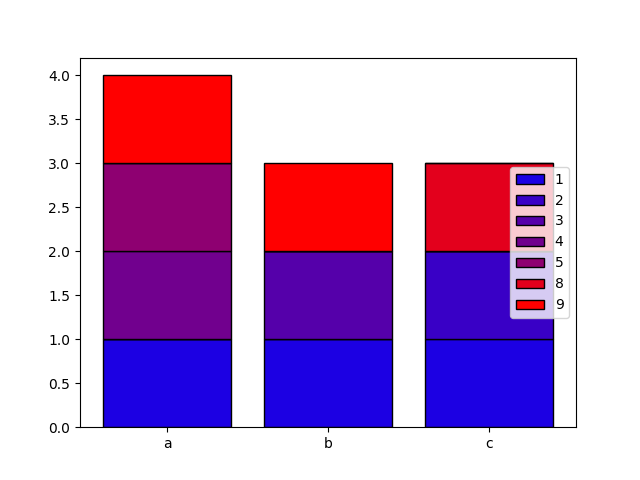

Reproduce this figure in Python.
import matplotlib.pyplot as plt
x = ["a", "b", "c"]

a = [1, 5, 4, 9]
b = [1, 3, 9]
c = [1, 2, 8]
nodelist = [a,b,c]
sum_node = a + b + c
sum_node.sort()
print(sum_node)
print(list(set(sum_node)))
sum_node = list(set(sum_node))
max_node = max(sum_node)
count = []
for i in range(len(sum_node)) :
    tmp = []
    for j in range(len(nodelist)) :
        if nodelist[j].count(sum_node[i]) != 0 :
            tmp.append(1)
        else :
            tmp.append(0)
    count.append(tmp.copy())
print(count)


bottomline = [0,0,0]

for i in range(len(count)) :
    if i == 0 :
        plt.bar(x, count[i], edgecolor="black", label=str(sum_node[i]), color=[sum_node[i]/max_node, 0, 1 - sum_node[i]/max_node])
    else :
        plt.bar(x, count[i], edgecolor="black",label=str(sum_node[i]), color=[sum_node[i]/max_node, 0, 1 - sum_node[i]/max_node], bottom=bottomline)
    for j in range(len(count[i])) :
        bottomline[j] += count[i][j]
plt.legend(loc=len(count))
plt.savefig("test.png")
plt.close()

